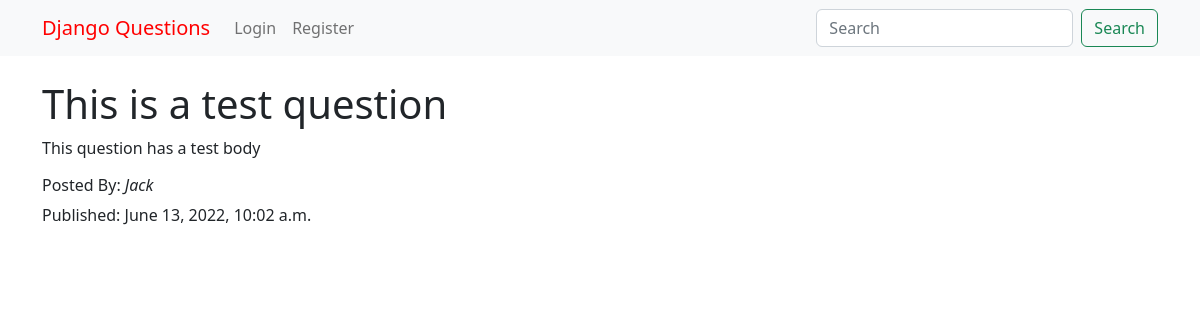
Before: /question/this-is-a-test-question/ with the older database file.
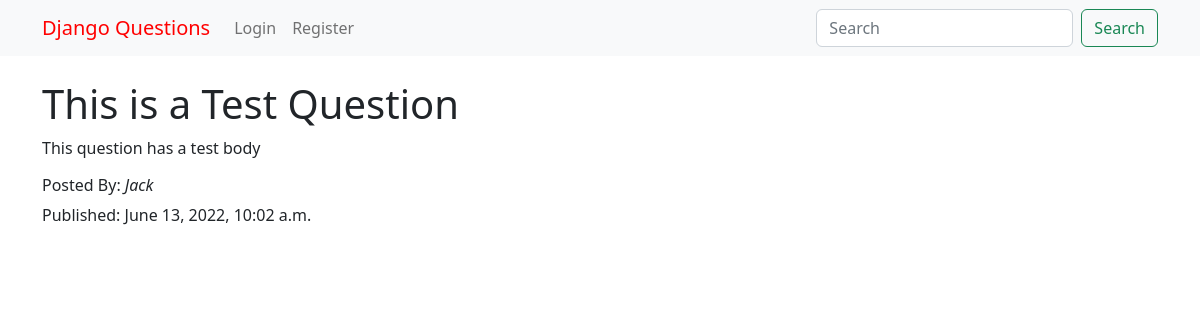
After: the same page with the newer database file.
### questions/models.py (models this page shows, shortened)
class Question(models.Model):
    created_at = models.DateTimeField(auto_now_add=True)
    title = models.CharField(max_length=255)
    body = models.TextField()
    slug = models.SlugField(max_length=255, unique=True)
    author = models.ForeignKey(settings.AUTH_USER_MODEL, on_delete=models.CASCADE, related_name='questions')

### users/models.py (models this page shows)
class CustomUser(AbstractUser):
    pass

### questions/views.py (the view)
# urls.py: path("question/<slug:slug>/", question_details, name="question_details"),
def question_details(request, slug):
    question = get_object_or_404(Question, slug=slug)
    return render(request, "question_details.html", {"question": question})

### templates/question_details.html (shortened to what this page needs)
{% extends "base.html" %}
{% block body %}
    <div class="container mt-4">
        <h1>{{question.title}}</h1>
        <p>{{question.body}}</p>
        <h6>
            Posted By: <i>{{question.author}}</i>
        </h6>
        <p>Published: {{question.created_at}}</p>
    </div>
{% endblock body %}

Changed rows visible on the page:
changed Question "This question has a test body": title "This is a test question" → "This is a Test Question"
